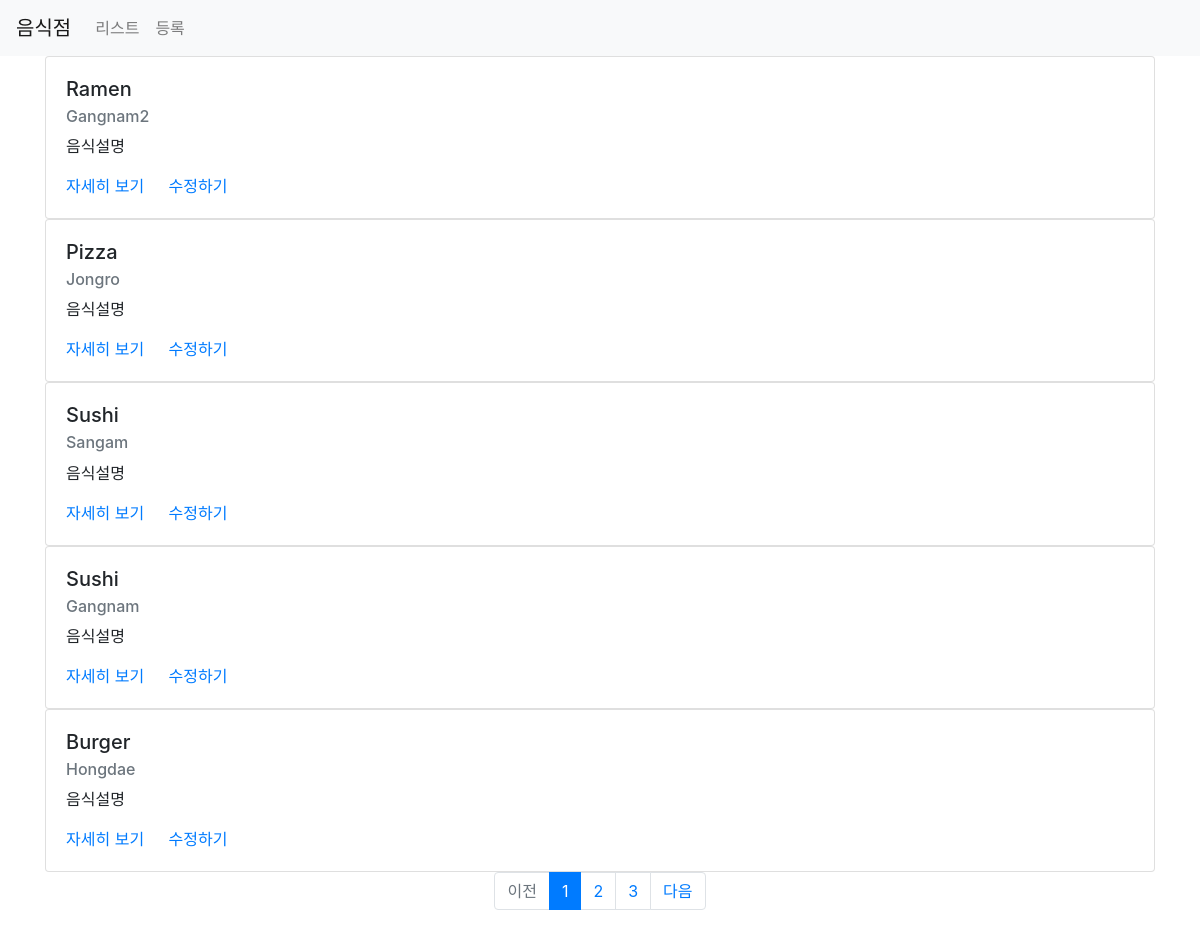
The page /three/li/ on the database its author committed.
### three/models.py (models this page shows)
class Food(models.Model):
    name = models.CharField(max_length=20)
    adr = models.CharField(max_length=50)
    pw = models.CharField(max_length=20, default=None, null=True)
    create_day = models.DateTimeField(auto_now_add=True)
    update_day = models.DateTimeField(auto_now=True)

### three/views.py (the view)
# urls.py: path('li/', views.li, name='li'),
def li(reqeust):
    res = Food.objects.all()
    paginator = Paginator(res, 5)  # 한 페이지당 5개
    page = reqeust.GET.get('page')
    a = paginator.get_page(page)
    con = {'res': a}
    return render(reqeust, 'three/li.html', con)

### three/templates/three/li.html
{% extends 'three/basic.html' %}
{% load static %}
{% block con %}
    <div class="container">
        {% for i in res %} {% comment %} for 문으로 반복해서 데이터를 삽입 {% endcomment %}
            <div class="card">
                <div class="card-body">
                    <h5 class="card-title">{{ i.name }}</h5>
                    <h6 class="card-subtitle mb-2 text-muted">{{ i.adr }}</h6>
                    <p class="card-text">음식설명</p>
                    <a class="card-link" href="{% url 'res-read' id=i.id %}">자세히 보기</a>
                    <a class="card-link" href="/three/update?id={{ i.id }}">수정하기</a>
                </div>
            </div>
        {% endfor %}
    </div>
<ul class="pagination justify-content-center">
{% if res.has_previous %}
    <li class="page-item">
        <a class="page-link" href="?page={{ res.previous_page_number}}">
            이전
        </a>
    </li>
    {% else %}
    <li class="page-item disabled">
        <a class="page-link" tabindex="-1" aria-disabled="true" href="#">
            이전
        </a>
    </li>
{% endif %}
{% for page_number in res.paginator.page_range %}
    {% if page_number == res.number %}
        <li class="page-item active" aria-current="page">
            <a class="page-link" href="?page={{ page_number }}">{{ page_number }}</a>
        </li>
    {% else %}
        <li class="page-item">
            <a class="page-link" href="?page={{ page_number }}">{{ page_number }}</a>
        </li>
    {% endif %}
{% endfor %}
{% if res.has_next %}
    <li class="page-item">
        <a class="page-link" href="?page={{ res.next_page_number}}">
            다음
        </a>
    </li>
    {% else %}
    <li class="page-item disabled">
        <a class="page-link" tabindex="-1" aria-disabled="true" href="#">
            다음
        </a>
    </li>
{% endif %}
</ul>
{% endblock %}

### rows shown on the page
Food: name "Ramen", adr "Gangnam2"
Food: name "Pizza", adr "Jongro"
Food: name "Sushi", adr "Sangam"
Food: name "Sushi", adr "Gangnam"
Food: name "Burger", adr "Hongdae"

### other values the page prints
{{ page_number }} "1"
{{ page_number }} "2" "3"
